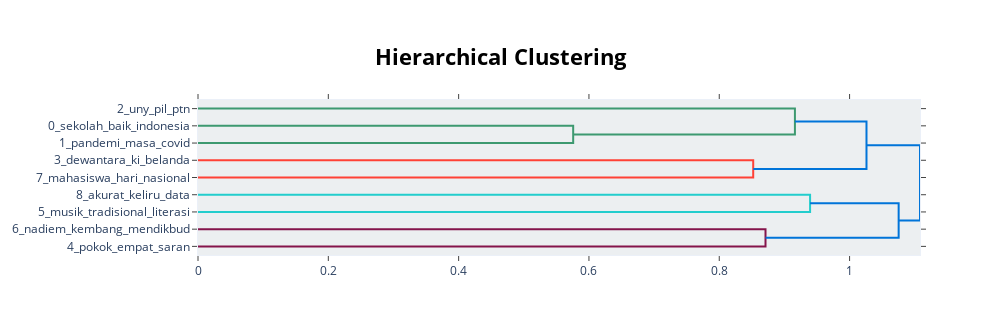

The code cell stored with this chart in its notebook:
### Code cell
topic_model.visualize_hierarchy()

### Figure 1 — Plotly figure (JSON) as saved in the notebook; plotly's stock layout.template omitted (floating-point values rounded to 4 significant figures)
{"data": [{"hoverinfo": "text", "marker": {"color": "rgb(61,153,112)"}, "mode": "lines", "type": "scatter", "x": [0, 0.5758, 0.5758, 0], "xaxis": "x", "y": [-15, -15, -25, -25], "yaxis": "y"}, {"hoverinfo": "text", "marker": {"color": "rgb(61,153,112)"}, "mode": "lines", "type": "scatter", "x": [0, 0.9161, 0.9161, 0.5758], "xaxis": "x", "y": [-5, -5, -20, -20], "yaxis": "y"}, {"hoverinfo": "text", "marker": {"color": "rgb(255,65,54)"}, "mode": "lines", "type": "scatter", "x": [0, 0.8521, 0.8521, 0], "xaxis": "x", "y": [-35, -35, -45, -45], "yaxis": "y"}, {"hoverinfo": "text", "marker": {"color": "rgb(0,116,217)"}, "mode": "lines", "type": "scatter", "x": [0.9161, 1.026, 1.026, 0.8521], "xaxis": "x", "y": [-12.5, -12.5, -40, -40], "yaxis": "y"}, {"hoverinfo": "text", "marker": {"color": "rgb(35,205,205)"}, "mode": "lines", "type": "scatter", "x": [0, 0.9394, 0.9394, 0], "xaxis": "x", "y": [-55, -55, -65, -65], "yaxis": "y"}, {"hoverinfo": "text", "marker": {"color": "rgb(133,20,75)"}, "mode": "lines", "type": "scatter", "x": [0, 0.871, 0.871, 0], "xaxis": "x", "y": [-75, -75, -85, -85], "yaxis": "y"}, {"hoverinfo": "text", "marker": {"color": "rgb(0,116,217)"}, "mode": "lines", "type": "scatter", "x": [0.9394, 1.075, 1.075, 0.871], "xaxis": "x", "y": [-60, -60, -80, -80], "yaxis": "y"}, {"hoverinfo": "text", "marker": {"color": "rgb(0,116,217)"}, "mode": "lines", "type": "scatter", "x": [1.026, 1.108, 1.108, 1.075], "xaxis": "x", "y": [-26.25, -26.25, -70, -70], "yaxis": "y"}], "layout": {"autosize": false, "height": 335, "hoverlabel": {"bgcolor": "white", "font": {"family": "Rockwell", "size": 16}}, "hovermode": "closest", "plot_bgcolor": "#ECEFF1", "showlegend": false, "title": {"font": {"color": "Black", "size": 22}, "text": "<b>Hierarchical Clustering</b>", "x": 0.5, "xanchor": "center", "yanchor": "top"}, "width": 1000, "xaxis": {"mirror": "allticks", "rangemode": "tozero", "showgrid": false, "showline": true, "showticklabels": true, "ticks": "outside", "type": "linear", "zeroline": false}, "yaxis": {"mirror": "allticks", "range": [-90, 0], "rangemode": "tozero", "showgrid": false, "showline": true, "showticklabels": true, "tickmode": "array", "ticks": "outside", "ticktext": ["2_uny_pil_ptn", "0_sekolah_baik_indonesia", "1_pandemi_masa_covid", "3_dewantara_ki_belanda", "7_mahasiswa_hari_nasional", "8_akurat_keliru_data", "5_musik_tradisional_literasi", "6_nadiem_kembang_mendikbud", "4_pokok_empat_saran"], "tickvals": [-5, -15, -25, -35, -45, -55, -65, -75, -85], "type": "linear", "zeroline": false}}}
